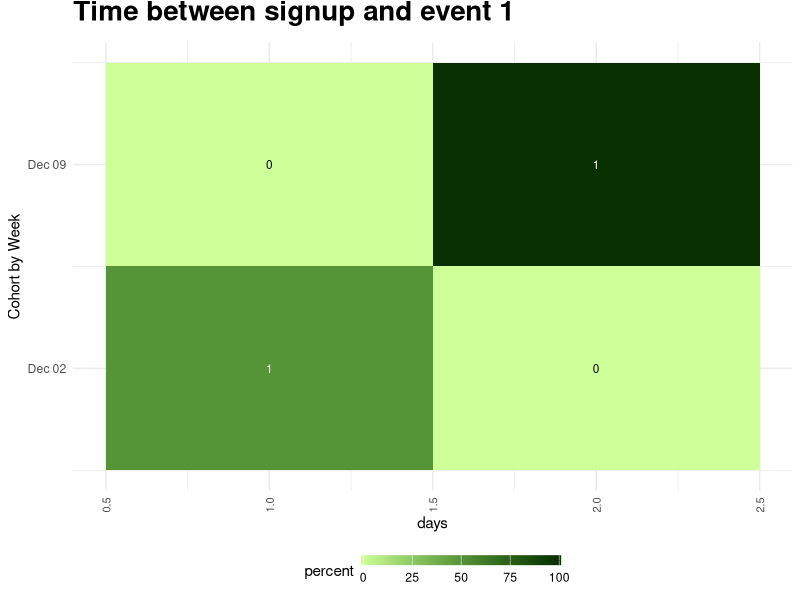

Generate this figure with R:
library(plyr)
library(dplyr)
library(tidyr)
library(lubridate)
library(ggplot2)

# Sample Data Set for Cohort Analysis
df <- data.frame(
  signup = c("2013-12-4 21:38:51", "2013-12-8 04:00:36", "2013-12-15 22:30:28", "2013-12-18 17:23:43"),
  event_1 = c("NULL", "2013-12-8 04:00:36", "2013-12-17 01:07:16", "NULL"),
  event_2 = c("2013-12-5 02:03:16", "NULL", "2013-12-21 03:47:55", "2013-12-25 07:05:58")
)

# convert to posix and convert null to na
df[df=="NULL"] <- NA
df <- as.data.frame(lapply(df, function(i) { ymd_hms(i) } ))

# The following function allows users to create a cohort analysis graph when starting with data in the format above
cohort_analysis <- function(event, cohort, time_unit="hours", title="Awesome Null Title", ytitle=NULL) {
  
   # customers are grouped into cohorts by the week they signed up
   # time between signup and event is calculated based on time_unit, "hours", "days", "weeks", etc
   # additionally, the signup cohorts are broken into weeks but that can also be changed to month or year by editing "breaks='week'"
   df <- data.frame(
      signup_week=as.Date(cut(cohort, breaks="week")),
      time_elapsed=floor(as.numeric(difftime(event, cohort, unit=time_unit)))
    )
    
    # find number of customers that signed up each week
    signup_totals <- data.frame(signup_week = df[,c('signup_week')])
    signup_totals <- as.data.frame(table(signup_totals$signup_week))
    colnames(signup_totals) <- c('signup_week', 'signup_freq')
    signup_totals$signup_week <- as.Date(signup_totals$signup_week)

    # calculate counts of customers who completed event 1 per time period
    event_totals <- df[,c('signup_week', 'time_elapsed')] 
    event_totals <- na.omit(event_totals)
    event_totals <- as.data.frame(table(event_totals))
    event_totals$signup_week <- as.Date(event_totals$signup_week)

    # Join counts for event 1 and signup into data frame
    final <- full_join(signup_totals, event_totals, by="signup_week")
    final <- na.omit(final)

    # calculate percent of customers who complete event 1 per time period
    final$time_elapsed <- as.numeric(final$time_elapsed) 
    final$percent <- (final$Freq / final$signup_freq) * 100 

    # -----------------------------------------------------------------------------------------------------
      # graph code based on code from http://www.r-bloggers.com/cohort-analysis-with-heatmap/ 
      # graph will show raw number counts while shading is based on percentages
      # if you want percentages shown instead you can change line 59 aes(label=Freq) to aes(label=percent)
    
    t <- 100
    
    ggplot(final, aes(x=time_elapsed, y=signup_week, fill=percent)) +
      theme_minimal() +
      geom_tile() +
      geom_text(colour= ifelse(final$percent > 40, "white", "black") , aes(label=Freq), size=3) +
      scale_fill_gradientn(colours= c("#CEFE98", "#A2DA74", "#7AB754", "#569438", "#377121", "#1D500E", "#093000") , limits=c(0, t),
                           breaks=seq(0, t, by=t/4),
                           labels=c("0", round(t/4*1, 1), round(t/4*2, 1), round(t/4*3, 1), round(t/4*4, 1)),
                           guide=guide_colourbar(ticks=T, nbin=50, barheight=.5, label=T, barwidth=10)) +
      theme(legend.position='bottom',
            legend.direction="horizontal",
            plot.title=element_text(size=20, face="bold", vjust=2),
            axis.text.x=element_text(size=8, angle=90, hjust=.5, vjust=.5, face="plain")) +
      xlab(time_unit) +
      ylab(ytitle) +
      ggtitle(title)
}
# -----------------------------------------------------------------------------------------------------

cohort_analysis(event=df$event_1, cohort=df$signup, time_unit="days", title="Time between signup and event 1", ytitle="Cohort by Week") 

